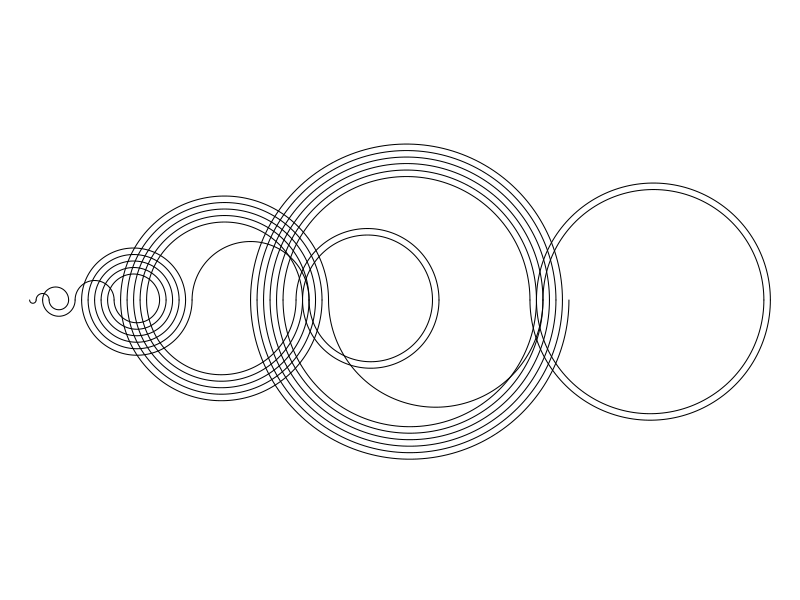
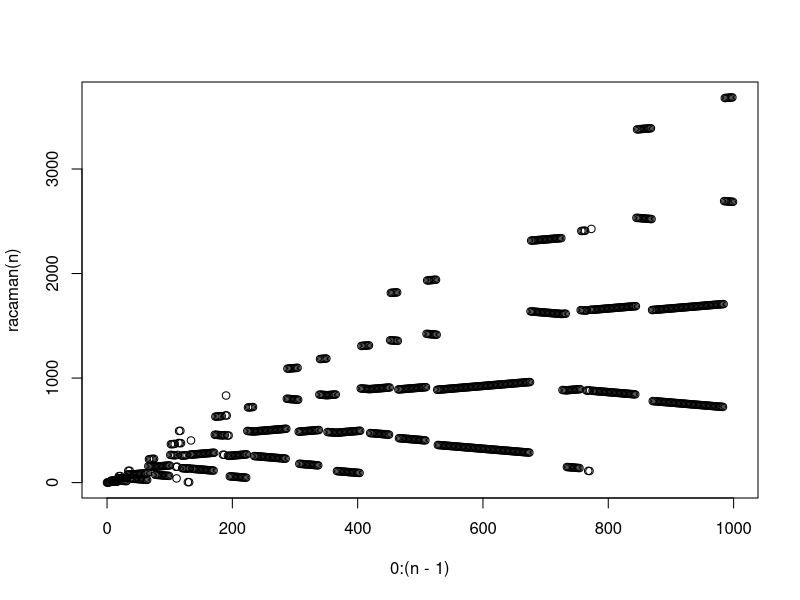

Write the R code that produced these figures, in order.

# see Numberphile video:
# https://www.youtube.com/watch?v=FGC5TdIiT9U

racaman <- function(n) {
  # n: length of sequence
  if (n <= 1) return(0)
  visited <- numeric(n)
  visited[1] <- c(0)
  last <- 0
  step <- 1
  for (i in 2:n) {
    if (((last - step) < 0) | ((last - step) %in% visited)) {
      last <- last + step
    } else {
      last <- last - step
    }
    visited[i] <- last
    step <- step + 1
  }
  visited
}


plot_half_circle <- function(x, y, r, n_steps, side, ...) {
  # teilweise von StackOverflow
  rs <- seq(0, pi, length.out = n_steps)
  xc <- x + r * cos(rs) * side
  yc <- y + r * sin(rs) * side
  lines(xc, yc, ...)
}


plot_racaman_circles <- function(n_racaman, n_steps_circles = 100) {
  # n_racaman: length of sequence
  # n_steps_circles: resolution of the semicircles
  x <- racaman(n_racaman)
  radii <- abs(diff(x)) / 2
  centers <- (head(x, -1) + tail(x, -1)) / 2
  up_down <- rep(c(-1, 1), length.out = n_racaman - 1)

  opar <- par(no.readonly = TRUE)
  on.exit(par(opar))
  par(mar = rep(0, 4))
  plot(NULL, NULL, xlim = c(0, max(x)), ylim = c(-max(radii), max(radii)),
       asp = 1, bty = "n", xlab = "", ylab = "", axes = FALSE)
  for (i in seq_along(radii)) {
    plot_half_circle(centers[i], 0, radii[i], n_steps_circles, up_down[i])
  }
}

plot_racaman_circles(50)
racaman(140)

n <- 1000
plot(0:(n-1), racaman(n))




